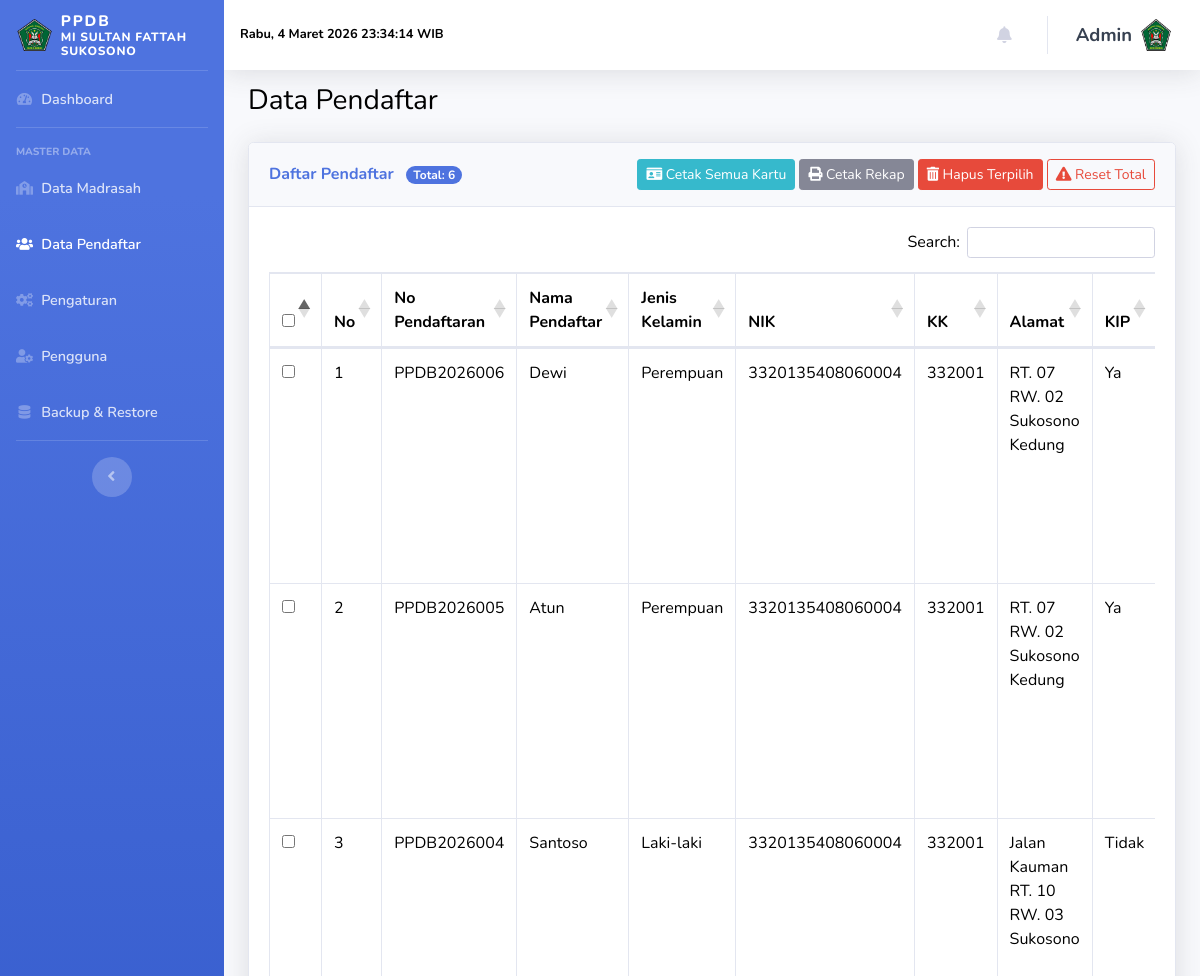
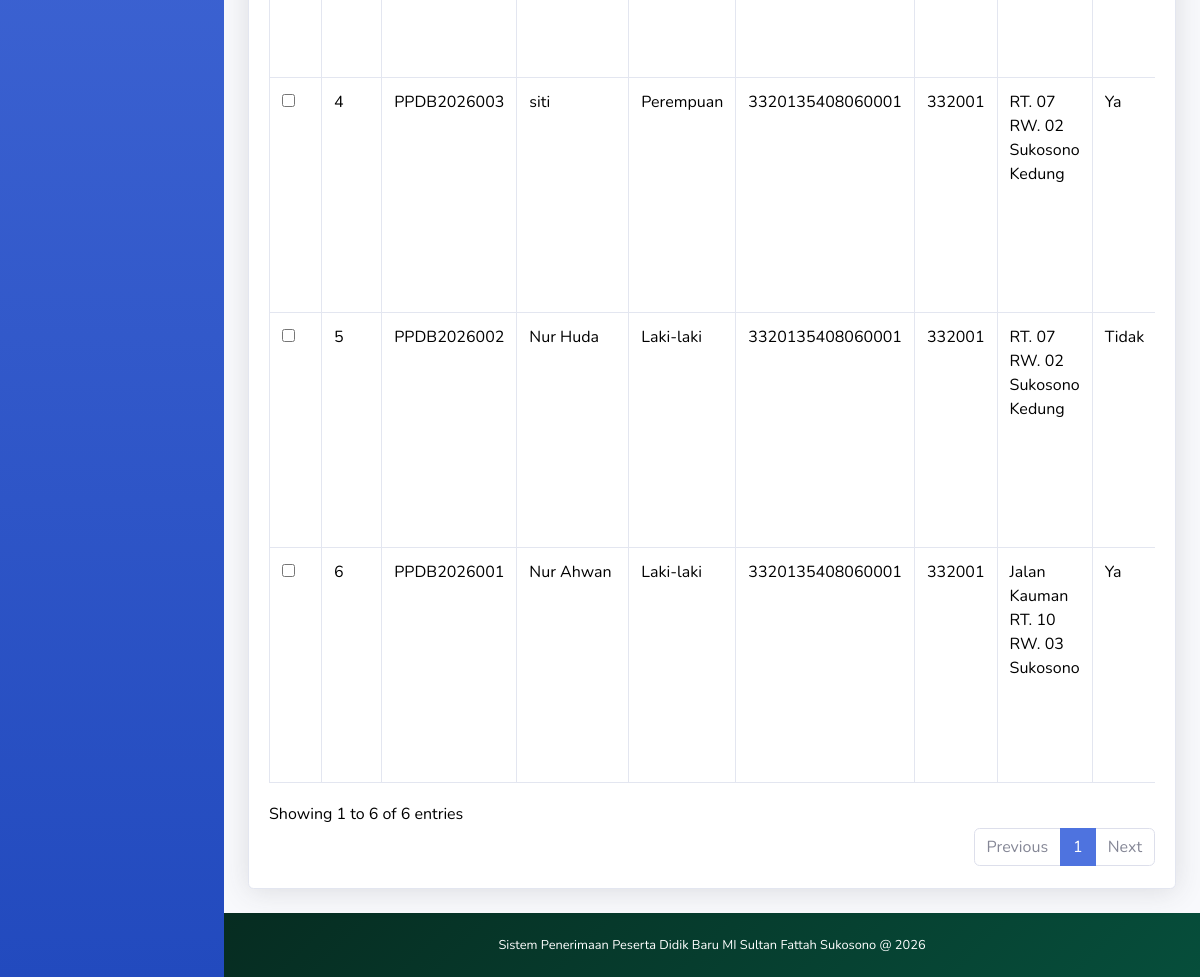
The app's page /admin/pendaftar (signed in), older data (2 pictures, top to bottom).
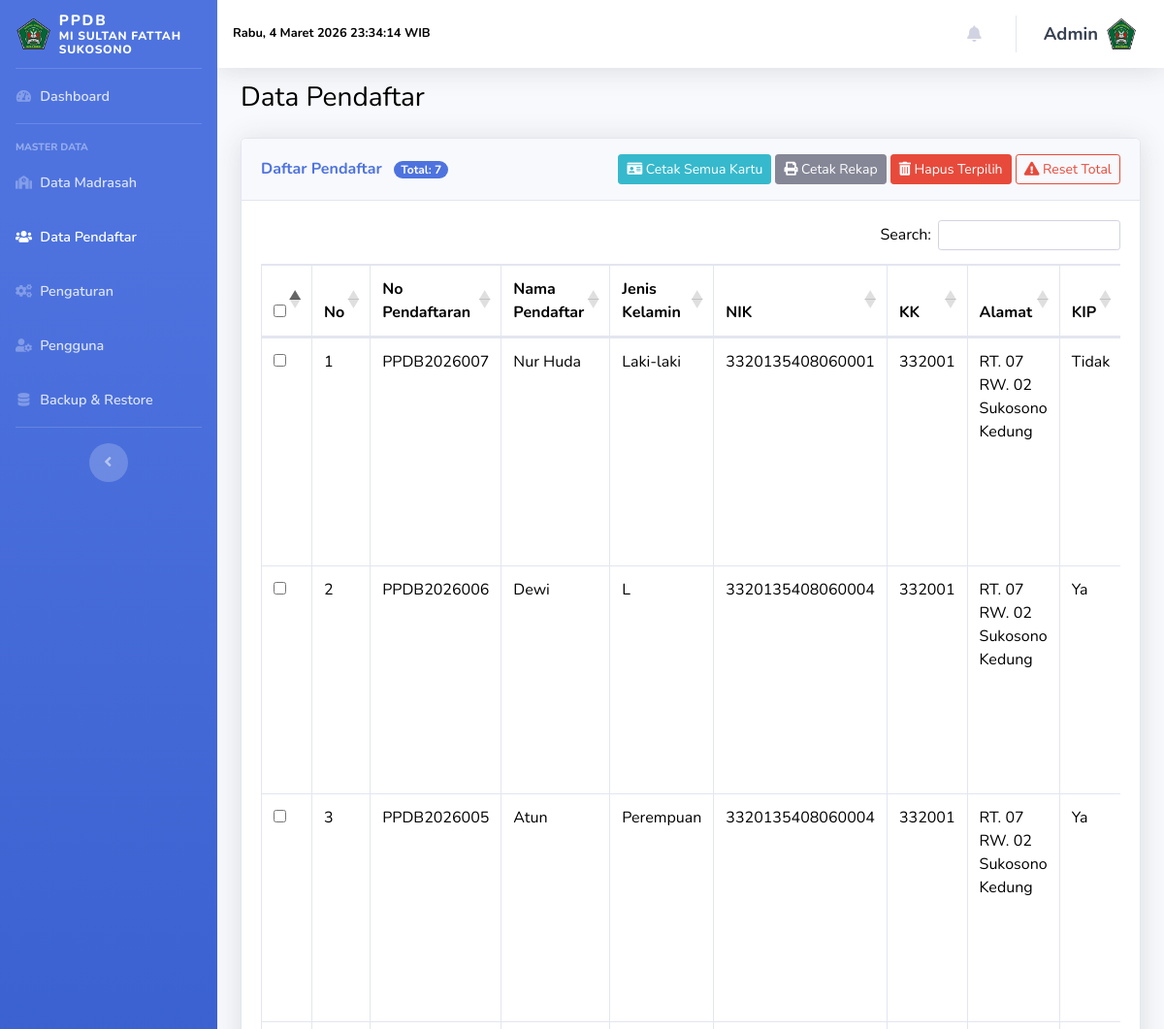
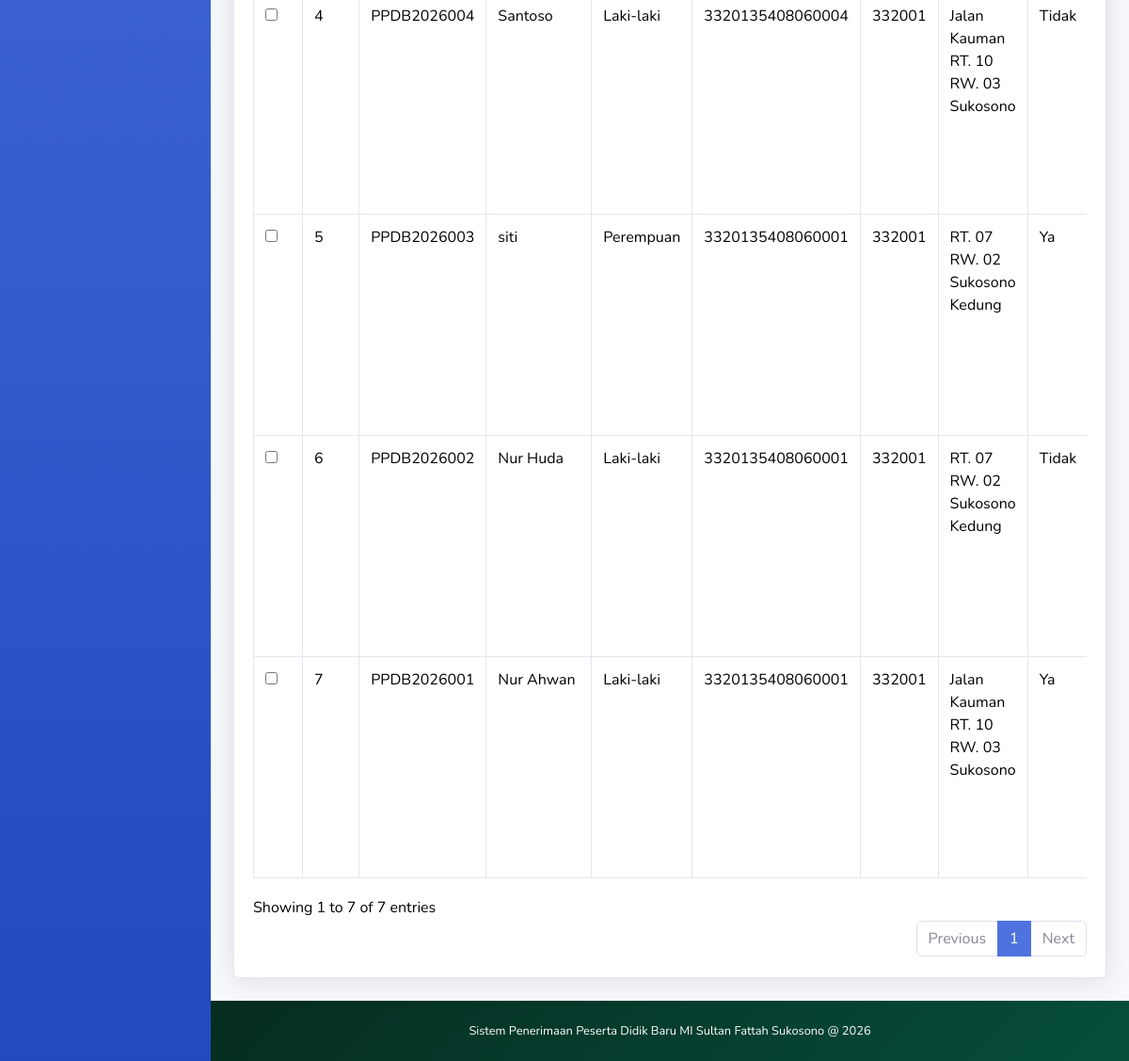
The same page, newer data (2 pictures, top to bottom).
### tables this page shows
CREATE TABLE `pendaftar` (
  `id` int unsigned NOT NULL AUTO_INCREMENT,
  `no_pendaftaran` varchar(30) NOT NULL,
  `nama_lengkap` varchar(150) NOT NULL,
  `nik` varchar(50) NOT NULL,
  `kk` varchar(50) NOT NULL,
  `jenis_kelamin` varchar(20) NOT NULL,
  `tempat_lahir` varchar(100) NOT NULL,
  `tanggal_lahir` date NOT NULL,
  `alamat` text NOT NULL,
  `status_keluarga` varchar(50) DEFAULT NULL,
  `anak_ke` int DEFAULT NULL,
  `jumlah_saudara` int DEFAULT NULL,
  `asal_tk` varchar(150) DEFAULT NULL,
  `nama_ayah` varchar(150) NOT NULL,
  `nama_ibu` varchar(150) NOT NULL,
  `pekerjaan_ayah` varchar(100) DEFAULT NULL,
  `pekerjaan_ibu` varchar(100) DEFAULT NULL,
  `nama_wali` varchar(150) DEFAULT NULL,
  `pekerjaan_wali` varchar(100) DEFAULT NULL,
  `email` varchar(100) DEFAULT NULL,
  `hp` varchar(30) NOT NULL,
  `kip` varchar(10) NOT NULL,
  `pkh` varchar(10) NOT NULL,
  `status_daftar` enum('proses','diterima','ditolak') NOT NULL DEFAULT 'proses',
  `created_at` datetime NOT NULL,
  PRIMARY KEY (`id`),
  UNIQUE KEY `no_pendaftaran` (`no_pendaftaran`)
);

### config.php (called while the page is built, shortened)
<?php
$db_host = 'localhost';
$db_user = 'root';
$db_pass = '';
$db_name = 'ppdb_2026';
$mysqli = new mysqli($db_host, $db_user, $db_pass, $db_name);
$mysqli->set_charset('utf8mb4');
function esc($value): string
{
    if (is_scalar($value)) {
        return htmlspecialchars((string)$value, ENT_QUOTES, 'UTF-8');
    }
    return '';
}
function count_pendaftar(?string $status = null): int
{
    global $mysqli;
    if ($status === null) {
        $sql = 'SELECT COUNT(*) FROM pendaftar';
        $stmt = $mysqli->prepare($sql);
    } else {
        $sql = 'SELECT COUNT(*) FROM pendaftar WHERE status_daftar = ?';
        $stmt = $mysqli->prepare($sql);
        if ($stmt) {
            $stmt->bind_param('s', $status);
        }
    }
    $stmt->execute();
    $stmt->bind_result($count);
    return (int)$count;
}

### admin/pages/pendaftar.php (the view, shortened to what this page needs)
<?php
$total_pendaftar = count_pendaftar();
$pendaftar = [];
if ($result = $mysqli->query('SELECT * FROM pendaftar ORDER BY created_at DESC')) {
    while ($row = $result->fetch_assoc()) {
        $pendaftar[] = $row;
    }
}
?>
<div class="container-fluid">
    <div class="d-sm-flex align-items-center justify-content-between mb-4">
        <h1 class="h3 mb-0 text-gray-800">Data Pendaftar</h1>
    </div>
    <div class="card shadow mb-4">
        <div class="card-header py-3 d-flex flex-wrap justify-content-between align-items-center">
            <h6 class="m-0 font-weight-bold text-primary">
                Daftar Pendaftar
                <span class="badge badge-pill badge-primary ml-2">Total: <?= (int)$total_pendaftar; ?></span>
            </h6>
            <div class="mt-2 mt-sm-0">
                <a href="cetak_semua_kartu.php" target="_blank" class="btn btn-sm btn-info">
                    <i class="fas fa-id-card"></i> Cetak Semua Kartu
                </a>
                <a href="laporan_pendaftar.php" target="_blank" class="btn btn-sm btn-secondary">
                    <i class="fas fa-print"></i> Cetak Rekap
                </a>
                <button type="button" class="btn btn-sm btn-danger" id="btnHapusTerpilih">
                    <i class="fas fa-trash-alt"></i> Hapus Terpilih
                </button>
                <button type="button" class="btn btn-sm btn-outline-danger" id="btnResetTotal">
                    <i class="fas fa-exclamation-triangle"></i> Reset Total
                </button>
            </div>
        </div>
        <div class="card-body">
            <form id="formPendaftar" method="post">
                <div class="table-responsive">
                    <table id="tablePendaftar" class="table table-bordered datatable" width="100%" cellspacing="0">
                        <thead>
                            <tr>
                                <th><input type="checkbox" id="checkAll"></th>
                                <th>No</th>
                                <th>No Pendaftaran</th>
                                <th>Nama Pendaftar</th>
                                <th>Jenis Kelamin</th>
                                <th>NIK</th>
                                <th>KK</th>
                                <th>Alamat</th>
                                <th>KIP</th>
                            </tr>
                        </thead>
                        <tbody>
                            <?php $no = 1; foreach ($pendaftar as $row): ?>
                            <tr>
                                <td>
                                    <input type="checkbox" name="ids[]" value="<?= (int)$row['id']; ?>"
                                        class="check-item">
                                </td>
                                <td><?= $no++; ?></td>
                                <td><?= esc($row['no_pendaftaran']); ?></td>
                                <td><?= esc($row['nama_lengkap']); ?></td>
                                <td><?= esc($row['jenis_kelamin']); ?></td>
                                <td><?= esc($row['nik']); ?></td>
                                <td><?= esc($row['kk']); ?></td>
                                <td><?= esc($row['alamat']); ?></td>
                                <td><?= esc($row['kip']); ?></td>
                            </tr>
                            <?php endforeach; ?>
                        </tbody>
                    </table>
                </div>
            </form>
        </div>
    </div>
</div>

Row changes from the older to the newer data that the page shows:
added pendaftar: no_pendaftaran "PPDB2026007", nama_lengkap "Nur Huda", jenis_kelamin "Laki-laki", nik "3320135408060001", kk "332001", alamat "RT. 07 RW. 02 Sukosono Kedung", kip "Tidak"
changed pendaftar "PPDB2026006": jenis_kelamin "Perempuan" → "L"
Text that changed along with them:
$total_pendaftar: "6" → "7"
text written by a page script: "Search: Showing 1 to 6 of 6 entries Previous 1 Next" → "Search: Showing 1 to 7 of 7 entries Previous 1 Next"
